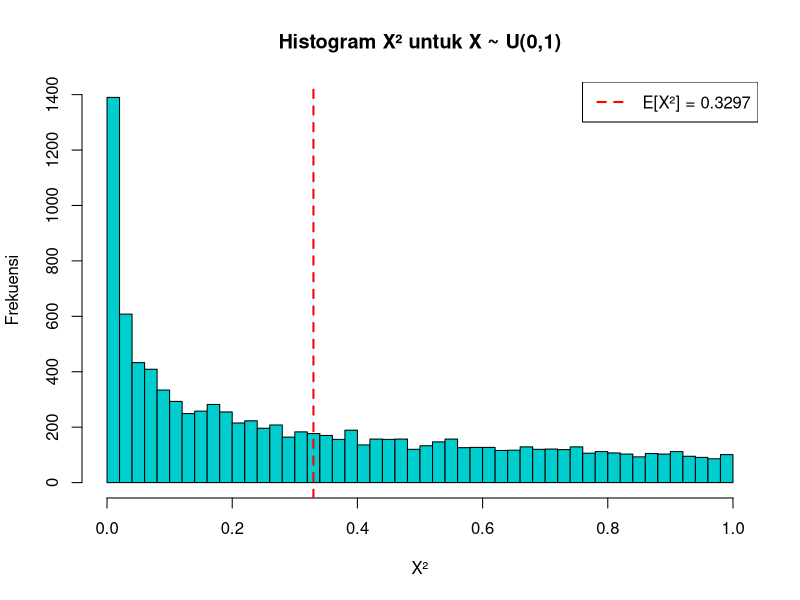
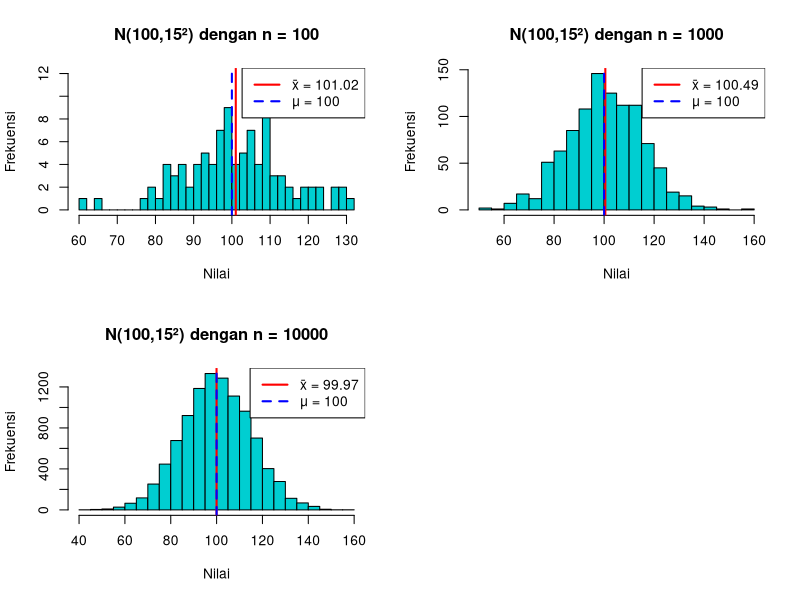
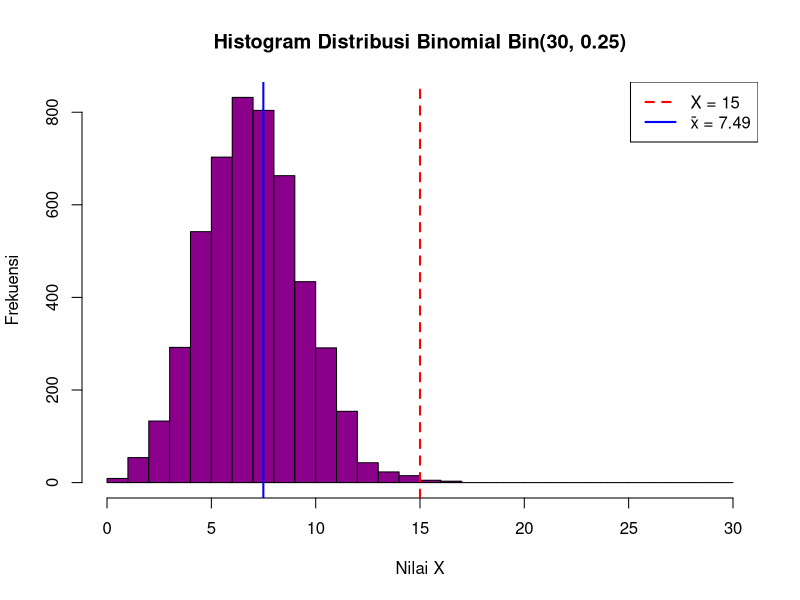
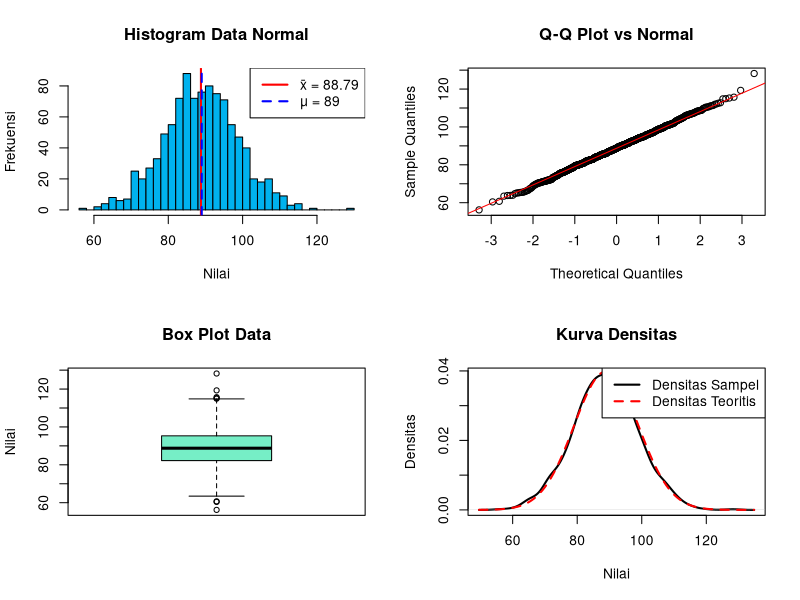
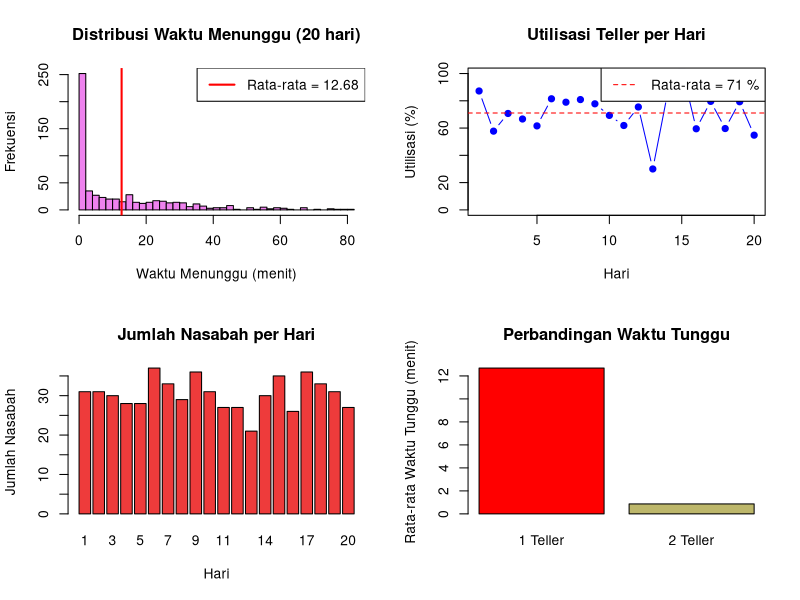
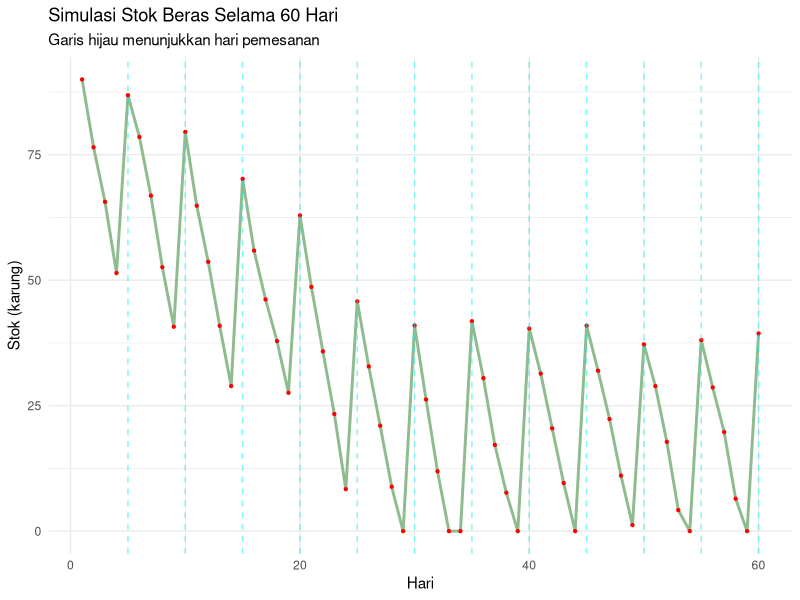
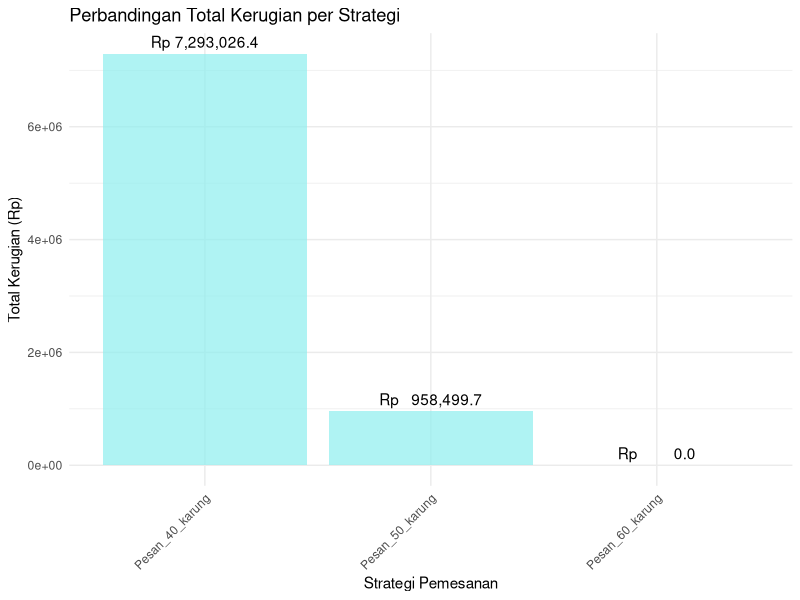
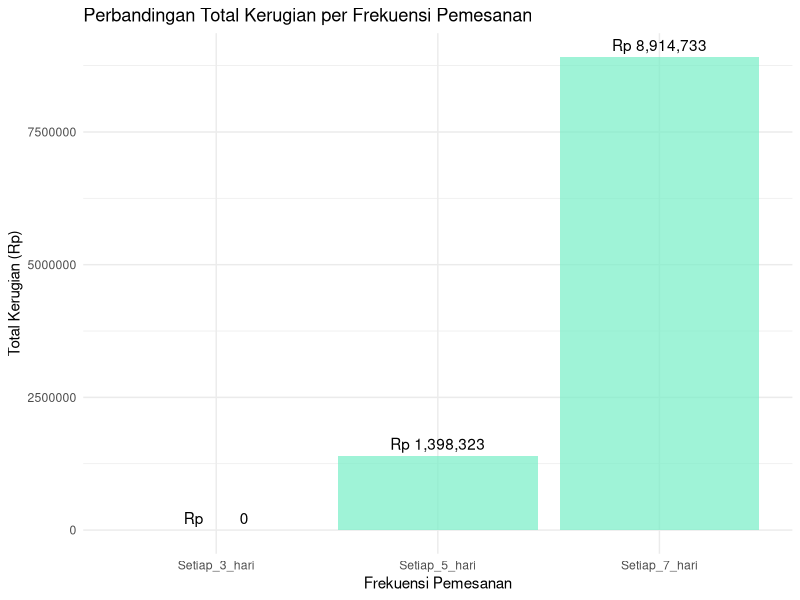

Write R code to recreate these figures, in order.
## ---- chunk 1
knitr::opts_chunk$set(echo = TRUE)
## ---- chunk 2
# Load library yang diperlukan
library(ggplot2)
library(dplyr)
library(knitr)

# Set seed untuk reproducibility
set.seed(123)
## ---- chunk 3
# Parameter simulasi
n_sim <- 10000

# Generate 10.000 angka random dari distribusi Uniform(0,1)
x_uniform <- runif(n_sim, min = 0, max = 1)

# Hitung X²
x_squared <- x_uniform^2

# Hitung E[X²] dari simulasi
e_x_squared_sim <- mean(x_squared)

# Nilai teoritis E[X²] untuk U(0,1)
# E[X²] = ∫₀¹ x² dx = [x³/3]₀¹ = 1/3
e_x_squared_theory <- 1/3
## ---- chunk 4
# Tampilkan hasil
cat("HASIL SIMULASI E[X²]:\n")
cat("- Nilai simulasi     :", round(e_x_squared_sim, 6), "\n")
cat("- Nilai teoritis     :", round(e_x_squared_theory, 6), "\n")
cat("- Selisih           :", round(abs(e_x_squared_sim - e_x_squared_theory), 6), "\n")
cat("- Akurasi (%)       :", round((1 - abs(e_x_squared_sim - e_x_squared_theory)/e_x_squared_theory) * 100, 2), "%\n")
## ---- chunk 5
# Plot histogram X²
hist(x_squared, breaks = 50, 
     main = "Histogram X² untuk X ~ U(0,1)", 
     xlab = "X²", ylab = "Frekuensi",
     col = "cyan3", border = "black")
abline(v = e_x_squared_sim, col = "red", lwd = 2, lty = 2)
legend("topright", 
       legend = paste("E[X²] =", round(e_x_squared_sim, 4)), 
       col = "red", lty = 2, lwd = 2)
## ---- chunk 6
# Parameter distribusi
mu <- 100
sigma <- 15
sample_sizes <- c(100, 1000, 10000)

# Inisialisasi tabel hasil
results_normal <- data.frame(
  n = sample_sizes,
  mean_sample = numeric(3),
  sd_sample = numeric(3),
  se_mean = numeric(3),
  error_mean = numeric(3),
  error_sd = numeric(3)
)
## ---- chunk 7
# Set layout untuk plot
par(mfrow = c(2, 2))

for(i in 1:length(sample_sizes)) {
  n <- sample_sizes[i]
  
  # Generate sampel
  sample_data <- rnorm(n, mean = mu, sd = sigma)
  
  # Hitung statistik
  sample_mean <- mean(sample_data)
  sample_sd <- sd(sample_data)
  se_mean <- sample_sd / sqrt(n)
  
  # Hitung error dari nilai teoritis
  error_mean <- abs(sample_mean - mu)
  error_sd <- abs(sample_sd - sigma)
  
  # Simpan hasil
  results_normal[i, "mean_sample"] <- sample_mean
  results_normal[i, "sd_sample"] <- sample_sd
  results_normal[i, "se_mean"] <- se_mean
  results_normal[i, "error_mean"] <- error_mean
  results_normal[i, "error_sd"] <- error_sd
  
  # Plot histogram
  hist(sample_data, breaks = 30, 
       main = paste("N(100,15²) dengan n =", n),
       xlab = "Nilai", ylab = "Frekuensi",
       col = "darkturquoise", border = "black")
  abline(v = sample_mean, col = "red", lwd = 2)
  abline(v = mu, col = "blue", lwd = 2, lty = 2)
  legend("topright", 
         legend = c(paste("x̄ =", round(sample_mean, 2)), 
                   paste("μ =", mu)),
         col = c("red", "blue"), lty = c(1, 2), lwd = 2)
}

par(mfrow = c(1, 1))
## ---- chunk 8
# Tampilkan tabel hasil
cat("RINGKASAN HASIL SIMULASI NORMAL:\n")
print(kable(results_normal, digits = 4, 
           col.names = c("n", "x̄", "s", "SE(x̄)", "Error x̄", "Error s")))

cat("\nANALISIS LAW OF LARGE NUMBERS:\n")
for(i in 1:3) {
  cat("- n =", sample_sizes[i], 
      ": Error rata-rata =", round(results_normal[i, "error_mean"], 4),
      ", Error SD =", round(results_normal[i, "error_sd"], 4), "\n")
}
## ---- chunk 9
# Parameter distribusi binomial
n_trials <- 30
prob_success <- 0.25
n_simulations <- 5000

# Generate sampel dari distribusi binomial
binomial_samples <- rbinom(n_simulations, size = n_trials, prob = prob_success)
## ---- chunk 10
# Simulasi distribusi Binomial Bin(30, 0.25)
n_trials <- 30
prob_success <- 0.25
n_simulations <- 5000

# Generate sampel dari distribusi binomial
binomial_samples <- rbinom(n_simulations, size = n_trials, prob = prob_success)

# Hitung P(X ≥ 15) dari simulasi
prob_x_geq_15_sim <- mean(binomial_samples >= 15)

# Hitung nilai teoritis P(X ≥ 15)
prob_x_geq_15_theory <- 1 - pbinom(14, size = n_trials, prob = prob_success)

# Statistik deskriptif
mean_binomial <- mean(binomial_samples)
var_binomial <- var(binomial_samples)
sd_binomial <- sd(binomial_samples)

# Nilai teoritis
mean_theory <- n_trials * prob_success
var_theory <- n_trials * prob_success * (1 - prob_success)

cat("Hasil Simulasi Distribusi Binomial Bin(30, 0.25):\n")
cat("Jumlah simulasi:", n_simulations, "\n\n")

cat("Statistik Sampel:\n")
cat("Rata-rata:", round(mean_binomial, 4), "(Teoritis:", mean_theory, ")\n")
cat("Varians:", round(var_binomial, 4), "(Teoritis:", round(var_theory, 4), ")\n")
cat("Simpangan baku:", round(sd_binomial, 4), "(Teoritis:", round(sqrt(var_theory), 4), ")\n\n")

cat("Estimasi Probabilitas:\n")
cat("P(X ≥ 15) simulasi:", round(prob_x_geq_15_sim, 6), "\n")
cat("P(X ≥ 15) teoritis:", round(prob_x_geq_15_theory, 6), "\n")
cat("Selisih:", round(abs(prob_x_geq_15_sim - prob_x_geq_15_theory), 6), "\n")

# Plot histogram
hist(binomial_samples, breaks = 0:30, 
     main = "Histogram Distribusi Binomial Bin(30, 0.25)",
     xlab = "Nilai X", ylab = "Frekuensi",
     col = "darkmagenta", border = "black")
abline(v = 15, col = "red", lwd = 2, lty = 2)
abline(v = mean_binomial, col = "blue", lwd = 2)
legend("topright", 
       legend = c("X = 15", paste("x̄ =", round(mean_binomial, 2))),
       col = c("red", "blue"), lty = c(2, 1), lwd = 2)

# Tabel probabilitas untuk beberapa nilai
prob_table <- data.frame(
  X = 10:20,
  P_X_eq = dbinom(10:20, size = n_trials, prob = prob_success),
  P_X_leq = pbinom(10:20, size = n_trials, prob = prob_success),
  P_X_geq = 1 - pbinom(9:19, size = n_trials, prob = prob_success)
)

cat("\nTabel Probabilitas Teoritis untuk beberapa nilai:\n")
print(kable(prob_table, digits = 6, 
           col.names = c("X", "P(X=x)", "P(X≤x)", "P(X≥x)")))
## ---- chunk 11
# Function untuk menghitung simpangan baku
calculate_std_dev <- function(x) {
  n <- length(x)
  if(n <= 1) {
    stop("Sampel harus memiliki lebih dari 1 observasi")
  }
  
  # Hitung rata-rata
  x_bar <- mean(x)
  
  # Hitung sum of squares
  sum_squares <- sum((x - x_bar)^2)
  
  # Hitung simpangan baku sampel
  s <- sqrt(sum_squares / (n - 1))
  
  return(s)
}
## ---- chunk 12
# Parameter data
n_data <- 1000
mean_given <- 89
sd_given <- 10

# Generate data normal
normal_data <- rnorm(n_data, mean = mean_given, sd = sd_given)

# Hitung simpangan baku
s_custom <- calculate_std_dev(normal_data)
s_builtin <- sd(normal_data)

# Statistik deskriptif
mean_data <- mean(normal_data)
median_data <- median(normal_data)
var_data <- var(normal_data)
## ---- chunk 13
cat("HASIL ANALISIS DATA NORMAL (n=1000, μ=89, σ=10):\n")
cat("Parameter teoritis: μ =", mean_given, ", σ =", sd_given, "\n\n")

cat("STATISTIK SAMPEL:\n")
cat("- Rata-rata    : ", round(mean_data, 4), "\n")
cat("- Median       : ", round(median_data, 4), "\n")
cat("- Varians      : ", round(var_data, 4), "\n\n")

cat("PERBANDINGAN SIMPANGAN BAKU:\n")
cat("- Function custom     : ", round(s_custom, 6), "\n")
cat("- Function R built-in : ", round(s_builtin, 6), "\n")
cat("- Selisih            : ", round(abs(s_custom - s_builtin), 10), "\n")
cat("- Parameter teoritis  : ", sd_given, "\n")
cat("- Validasi function   : ", ifelse(abs(s_custom - s_builtin) < 1e-10, "✓ BENAR", "✗ ERROR"), "\n")
## ---- chunk 14
# Setup plot
par(mfrow = c(2, 2))

# 1. Histogram
hist(normal_data, breaks = 40, 
     main = "Histogram Data Normal",
     xlab = "Nilai", ylab = "Frekuensi",
     col = "deepskyblue2", border = "black")
abline(v = mean_data, col = "red", lwd = 2)
abline(v = mean_given, col = "blue", lwd = 2, lty = 2)
legend("topright", 
       legend = c(paste("x̄ =", round(mean_data, 2)), 
                 paste("μ =", mean_given)),
       col = c("red", "blue"), lty = c(1, 2), lwd = 2)

# 2. Q-Q plot
qqnorm(normal_data, main = "Q-Q Plot vs Normal")
qqline(normal_data, col = "red")

# 3. Box plot
boxplot(normal_data, main = "Box Plot Data", 
        ylab = "Nilai", col = "aquamarine2")

# 4. Density plot
plot(density(normal_data), main = "Kurva Densitas",
     xlab = "Nilai", ylab = "Densitas", lwd = 2)
curve(dnorm(x, mean = mean_given, sd = sd_given), 
      add = TRUE, col = "red", lwd = 2, lty = 2)
legend("topright", 
       legend = c("Densitas Sampel", "Densitas Teoritis"),
       col = c("black", "red"), lty = c(1, 2), lwd = 2)

par(mfrow = c(1, 1))

# Test normalitas
shapiro_test <- shapiro.test(normal_data)
cat("\nTEST NORMALITAS (Shapiro-Wilk):\n")
cat("- W statistic  : ", round(shapiro_test$statistic, 6), "\n")
cat("- p-value      : ", format(shapiro_test$p.value, scientific = TRUE), "\n")
cat("- Kesimpulan   : ", ifelse(shapiro_test$p.value > 0.05, 
                                "Data mengikuti distribusi normal (α = 0.05)", 
                                "Data tidak mengikuti distribusi normal (α = 0.05)"), "\n")
## ---- chunk 15
# Simulasi Sistem Antrian Bank
library(ggplot2)
library(dplyr)
library(knitr)

# Set seed untuk reproducibility
set.seed(123)

# Parameter sistem antrian
lambda_arrival <- 5/60  # 5 orang per jam = 5/60 per menit
mu_service <- 1/8       # rata-rata 8 menit per pelayanan = 1/8 per menit
bank_hours <- 6 * 60    # 6 jam = 360 menit
num_days <- 20          # simulasi 20 hari kerja

# Function untuk simulasi antrian satu hari
simulate_bank_queue <- function(lambda, mu, total_time) {
  # Generate waktu kedatangan (Poisson process)
  arrival_times <- c()
  current_time <- 0
  
  while(current_time < total_time) {
    # Waktu antar kedatangan (Exponential dengan rate lambda)
    inter_arrival <- rexp(1, lambda)
    current_time <- current_time + inter_arrival
    if(current_time <= total_time) {
      arrival_times <- c(arrival_times, current_time)
    }
  }
  
  if(length(arrival_times) == 0) {
    return(list(
      num_customers = 0,
      waiting_times = numeric(0),
      service_times = numeric(0),
      total_waiting_time = 0,
      avg_waiting_time = 0,
      max_queue_length = 0,
      server_busy_time = 0,
      utilization = 0
    ))
  }
  
  num_customers <- length(arrival_times)
  
  # Generate waktu pelayanan (Exponential dengan rate mu)
  service_times <- rexp(num_customers, mu)
  
  # Simulasi proses antrian
  departure_times <- numeric(num_customers)
  waiting_times <- numeric(num_customers)
  queue_lengths <- numeric(num_customers)
  
  # Nasabah pertama
  departure_times[1] <- arrival_times[1] + service_times[1]
  waiting_times[1] <- 0
  queue_lengths[1] <- 1
  
  # Nasabah selanjutnya
  for(i in 2:num_customers) {
    # Waktu mulai dilayani = max(waktu datang, waktu selesai nasabah sebelumnya)
    service_start <- max(arrival_times[i], departure_times[i-1])
    waiting_times[i] <- max(0, departure_times[i-1] - arrival_times[i])
    departure_times[i] <- service_start + service_times[i]
    
    # Hitung panjang antrian saat nasabah i datang
    queue_lengths[i] <- sum(departure_times[1:(i-1)] > arrival_times[i]) + 1
  }
  
  # Statistik hasil
  total_waiting_time <- sum(waiting_times)
  avg_waiting_time <- mean(waiting_times)
  max_queue_length <- max(queue_lengths)
  server_busy_time <- sum(service_times)
  utilization <- server_busy_time / total_time * 100
  
  return(list(
    num_customers = num_customers,
    arrival_times = arrival_times,
    service_times = service_times,
    waiting_times = waiting_times,
    departure_times = departure_times,
    queue_lengths = queue_lengths,
    total_waiting_time = total_waiting_time,
    avg_waiting_time = avg_waiting_time,
    max_queue_length = max_queue_length,
    server_busy_time = server_busy_time,
    utilization = utilization
  ))
}

# (a) Simulasi antrian selama 20 hari kerja
cat("=== SIMULASI ANTRIAN BANK SELAMA 20 HARI ===\n\n")

# Inisialisasi hasil simulasi
daily_results <- list()
summary_stats <- data.frame(
  Hari = 1:num_days,
  Jumlah_Nasabah = numeric(num_days),
  Rata_Rata_Menunggu = numeric(num_days),
  Waktu_Menunggu_Total = numeric(num_days),
  Panjang_Antrian_Max = numeric(num_days),
  Utilisasi_Teller = numeric(num_days)
)

# Jalankan simulasi untuk setiap hari
for(day in 1:num_days) {
  result <- simulate_bank_queue(lambda_arrival, mu_service, bank_hours)
  daily_results[[day]] <- result
  
  summary_stats[day, "Jumlah_Nasabah"] <- result$num_customers
  summary_stats[day, "Rata_Rata_Menunggu"] <- result$avg_waiting_time
  summary_stats[day, "Waktu_Menunggu_Total"] <- result$total_waiting_time
  summary_stats[day, "Panjang_Antrian_Max"] <- result$max_queue_length
  summary_stats[day, "Utilisasi_Teller"] <- result$utilization
}

# Tampilkan tabel hasil harian
cat("Tabel Hasil Simulasi Harian:\n")
print(kable(summary_stats, digits = 2, 
           col.names = c("Hari", "Jml Nasabah", "Rata² Tunggu (mnt)", 
                        "Total Tunggu (mnt)", "Max Antrian", "Utilisasi (%)")))

# (b) Rata-rata lama nasabah menunggu
overall_waiting_times <- unlist(lapply(daily_results, function(x) x$waiting_times))
avg_waiting_overall <- mean(overall_waiting_times)

cat("\n=== ANALISIS WAKTU MENUNGGU ===\n")
cat("Rata-rata lama nasabah menunggu:", round(avg_waiting_overall, 2), "menit\n")
cat("Median waktu menunggu:", round(median(overall_waiting_times), 2), "menit\n")
cat("Std deviasi waktu menunggu:", round(sd(overall_waiting_times), 2), "menit\n")
cat("Waktu menunggu maksimum:", round(max(overall_waiting_times), 2), "menit\n")

# (c) Persentase waktu teller sibuk bekerja
avg_utilization <- mean(summary_stats$Utilisasi_Teller)
cat("\n=== ANALISIS UTILISASI TELLER ===\n")
cat("Rata-rata persentase waktu teller sibuk:", round(avg_utilization, 2), "%\n")
cat("Utilisasi minimum:", round(min(summary_stats$Utilisasi_Teller), 2), "%\n")
cat("Utilisasi maksimum:", round(max(summary_stats$Utilisasi_Teller), 2), "%\n")

# (d) Perbandingan efisiensi 1 vs 2 teller
cat("\n=== PERBANDINGAN 1 TELLER vs 2 TELLER ===\n")

# Simulasi dengan 2 teller (simplified model)
simulate_two_tellers <- function(lambda, mu, total_time) {
  # Generate kedatangan
  arrival_times <- c()
  current_time <- 0
  
  while(current_time < total_time) {
    inter_arrival <- rexp(1, lambda)
    current_time <- current_time + inter_arrival
    if(current_time <= total_time) {
      arrival_times <- c(arrival_times, current_time)
    }
  }
  
  if(length(arrival_times) == 0) {
    return(list(avg_waiting_time = 0, utilization = 0))
  }
  
  num_customers <- length(arrival_times)
  service_times <- rexp(num_customers, mu)
  
  # Simulasi 2 teller (pilih yang lebih cepat selesai)
  teller1_free <- 0
  teller2_free <- 0
  waiting_times <- numeric(num_customers)
  
  for(i in 1:num_customers) {
    # Pilih teller yang lebih cepat tersedia
    if(teller1_free <= teller2_free) {
      waiting_times[i] <- max(0, teller1_free - arrival_times[i])
      teller1_free <- max(arrival_times[i], teller1_free) + service_times[i]
    } else {
      waiting_times[i] <- max(0, teller2_free - arrival_times[i])
      teller2_free <- max(arrival_times[i], teller2_free) + service_times[i]
    }
  }
  
  total_service_time <- sum(service_times)
  utilization <- (total_service_time / 2) / total_time * 100  # 2 teller
  
  return(list(
    avg_waiting_time = mean(waiting_times),
    utilization = utilization
  ))
}

# Simulasi perbandingan
comparison_results <- data.frame(
  Skenario = c("1 Teller", "2 Teller"),
  Rata_Tunggu = numeric(2),
  Utilisasi = numeric(2)
)

# 1 Teller (dari hasil sebelumnya)
comparison_results[1, "Rata_Tunggu"] <- avg_waiting_overall
comparison_results[1, "Utilisasi"] <- avg_utilization

# 2 Teller
two_teller_results <- replicate(num_days, 
  simulate_two_tellers(lambda_arrival, mu_service, bank_hours), 
  simplify = FALSE)

avg_wait_2teller <- mean(sapply(two_teller_results, function(x) x$avg_waiting_time))
avg_util_2teller <- mean(sapply(two_teller_results, function(x) x$utilization))

comparison_results[2, "Rata_Tunggu"] <- avg_wait_2teller
comparison_results[2, "Utilisasi"] <- avg_util_2teller

print(kable(comparison_results, digits = 2,
           col.names = c("Skenario", "Rata² Tunggu (menit)", "Utilisasi (%)")))

# Analisis efisiensi
improvement_wait <- (avg_waiting_overall - avg_wait_2teller) / avg_waiting_overall * 100
cat("\nPerbaikan waktu tunggu dengan 2 teller:", round(improvement_wait, 1), "%\n")

if(improvement_wait > 30) {
  cat("Rekomendasi: Menambah 1 teller akan SANGAT EFISIEN\n")
} else if(improvement_wait > 15) {
  cat("Rekomendasi: Menambah 1 teller cukup efisien\n")
} else {
  cat("Rekomendasi: Menambah teller mungkin tidak terlalu diperlukan\n")
}

# (e) Grafik panjang antrian sepanjang hari
cat("\n=== VISUALISASI HASIL SIMULASI ===\n")

# Pilih hari dengan aktivitas tinggi untuk visualisasi
busy_day <- which.max(summary_stats$Jumlah_Nasabah)
busy_day_data <- daily_results[[busy_day]]

# Plot 1: Histogram waktu menunggu
par(mfrow = c(2, 2))

hist(overall_waiting_times, breaks = 30, 
     main = "Distribusi Waktu Menunggu (20 hari)",
     xlab = "Waktu Menunggu (menit)", ylab = "Frekuensi",
     col = "violet", border = "black")
abline(v = avg_waiting_overall, col = "red", lwd = 2)
legend("topright", legend = paste("Rata-rata =", round(avg_waiting_overall, 2)), 
       col = "red", lwd = 2)

# Plot 2: Utilisasi teller per hari
plot(1:num_days, summary_stats$Utilisasi_Teller, 
     type = "b", pch = 19, col = "blue",
     main = "Utilisasi Teller per Hari",
     xlab = "Hari", ylab = "Utilisasi (%)",
     ylim = c(0, 100))
abline(h = avg_utilization, col = "red", lty = 2)
legend("topright", legend = paste("Rata-rata =", round(avg_utilization, 1), "%"), 
       col = "red", lty = 2)

# Plot 3: Jumlah nasabah per hari
barplot(summary_stats$Jumlah_Nasabah, 
        names.arg = 1:num_days,
        main = "Jumlah Nasabah per Hari",
        xlab = "Hari", ylab = "Jumlah Nasabah",
        col = "brown2", border = "black")

# Plot 4: Perbandingan 1 vs 2 teller
barplot(comparison_results$Rata_Tunggu, 
        names.arg = comparison_results$Skenario,
        main = "Perbandingan Waktu Tunggu",
        ylab = "Rata-rata Waktu Tunggu (menit)",
        col = c("red", "darkkhaki"), border = "black")

par(mfrow = c(1, 1))

# Analisis teoritis vs simulasi
cat("\n=== PERBANDINGAN TEORITIS vs SIMULASI ===\n")

# Teori antrian M/M/1
rho_theory <- lambda_arrival / mu_service  # Traffic intensity
avg_customers_theory <- rho_theory / (1 - rho_theory)  # L
avg_wait_theory <- rho_theory / (mu_service * (1 - rho_theory))  # Wq

cat("Traffic Intensity (ρ):", round(rho_theory, 3), "\n")
cat("Rata-rata jumlah nasabah dalam sistem (teoritis):", round(avg_customers_theory, 2), "\n")
cat("Rata-rata waktu menunggu (teoritis):", round(avg_wait_theory, 2), "menit\n")
cat("Rata-rata waktu menunggu (simulasi):", round(avg_waiting_overall, 2), "menit\n")
cat("Selisih teoritis vs simulasi:", round(abs(avg_wait_theory - avg_waiting_overall), 2), "menit\n")

if(rho_theory >= 0.9) {
  cat("\nPERINGATAN: Sistem mendekati tidak stabil (ρ ≥ 0.9)\n")
} else if(rho_theory >= 0.7) {
  cat("\nSistem cukup sibuk (ρ ≥ 0.7) - pertimbangkan menambah teller\n")
} else {
  cat("\nSistem dalam kondisi normal (ρ < 0.7)\n")
}

# Summary dan rekomendasi
cat("\n" %+% rep("=", 60) %+% "\n")
cat("RINGKASAN dan REKOMENDASI:\n")
cat(rep("=", 60) %+% "\n\n")

cat("1. KONDISI SAAT INI (1 Teller):\n")
cat("   - Rata-rata", round(mean(summary_stats$Jumlah_Nasabah), 1), "nasabah per hari\n")
cat("   - Waktu tunggu rata-rata:", round(avg_waiting_overall, 1), "menit\n")
cat("   - Utilisasi teller:", round(avg_utilization, 1), "%\n\n")

cat("2. DENGAN 2 TELLER:\n")
cat("   - Waktu tunggu akan berkurang", round(improvement_wait, 1), "%\n")
cat("   - Utilisasi per teller akan lebih optimal\n\n")

cat("3. REKOMENDASI OPERASIONAL:\n")
if(avg_waiting_overall > 10) {
  cat("   - Pertimbangkan menambah 1 teller (waktu tunggu > 10 menit)\n")
}
if(avg_utilization > 80) {
  cat("   - Teller sangat sibuk, risiko kelelahan tinggi\n")
}
if(max(summary_stats$Panjang_Antrian_Max) > 5) {
  cat("   - Antrian panjang dapat mengurangi kepuasan nasabah\n")
}
cat("   - Monitor jam sibuk untuk penjadwalan staff yang optimal\n")
## ---- chunk 16
# Load required libraries
library(ggplot2)
library(dplyr)
library(knitr)
library(gridExtra)

# Set seed untuk reproducibility
set.seed(123)
## ---- chunk 17
# Parameter simulasi
initial_stock <- 100
order_quantity <- 50
order_interval <- 5
loss_per_karung <- 50000
simulation_days <- 60

# Fungsi simulasi
simulate_store <- function(days = 60) {
  # Inisialisasi
  stock <- initial_stock
  daily_demand <- runif(days, min = 8, max = 15)
  daily_sales <- numeric(days)
  daily_stock <- numeric(days)
  daily_shortage <- numeric(days)
  daily_loss <- numeric(days)
  order_days <- seq(5, days, by = 5)
  
  for (day in 1:days) {
    # Cek apakah hari pemesanan
    if (day %in% order_days) {
      stock <- stock + order_quantity
    }
    
    # Permintaan hari ini
    demand <- daily_demand[day]
    
    # Penjualan aktual
    if (stock >= demand) {
      sales <- demand
      shortage <- 0
    } else {
      sales <- stock
      shortage <- demand - stock
    }
    
    # Update stok
    stock <- stock - sales
    
    # Simpan data
    daily_sales[day] <- sales
    daily_stock[day] <- stock
    daily_shortage[day] <- shortage
    daily_loss[day] <- shortage * loss_per_karung
  }
  
  return(data.frame(
    day = 1:days,
    demand = daily_demand,
    sales = daily_sales,
    stock = daily_stock,
    shortage = daily_shortage,
    loss = daily_loss
  ))
}

# Jalankan simulasi
simulation_result <- simulate_store(60)

# Debug: cek apakah data frame terbuat dengan benar
cat("Dimensi data frame:", dim(simulation_result), "\n")
cat("Nama kolom:", names(simulation_result), "\n")
cat("Beberapa baris pertama:\n")

# Tampilkan 10 hari pertama dengan format yang lebih jelas
cat("=== HASIL SIMULASI 10 HARI PERTAMA ===\n")
for(i in 1:min(10, nrow(simulation_result))) {
  cat(sprintf("Hari %2d: Permintaan=%.1f, Penjualan=%.1f, Stok=%.1f, Kekurangan=%.1f, Kerugian=Rp%.0f\n",
              simulation_result$day[i],
              simulation_result$demand[i],
              simulation_result$sales[i],
              simulation_result$stock[i],
              simulation_result$shortage[i],
              simulation_result$loss[i]))
}
## ---- chunk 18
# Grafik stok beras selama 60 hari
cat("\n=== MEMBUAT GRAFIK STOK ===\n")
p1 <- ggplot(simulation_result, aes(x = day, y = stock)) +
  geom_line(color = "darkseagreen", size = 1) +
  geom_point(color = "red", size = 0.8) +
  geom_vline(xintercept = seq(5, 60, by = 5), linetype = "dashed", alpha = 0.5, color = "cyan2") +
  labs(title = "Simulasi Stok Beras Selama 60 Hari",
       x = "Hari",
       y = "Stok (karung)",
       subtitle = "Garis hijau menunjukkan hari pemesanan") +
  theme_minimal()

print(p1)

# Statistik deskriptif stok
cat("\n=== STATISTIK STOK ===\n")
stock_stats <- summary(simulation_result$stock)
print(stock_stats)
cat("Stok minimum:", min(simulation_result$stock), "karung\n")
cat("Stok maksimum:", max(simulation_result$stock), "karung\n")
cat("Stok rata-rata:", round(mean(simulation_result$stock), 2), "karung\n")
## ---- chunk 19
# Hitung berapa kali kehabisan stok
shortage_days <- sum(simulation_result$shortage > 0)
shortage_events <- rle(simulation_result$shortage > 0)
shortage_periods <- sum(shortage_events$values)

cat("\n=== ANALISIS KEHABISAN STOK ===\n")
cat("Jumlah hari kehabisan stok:", shortage_days, "hari\n")
cat("Jumlah periode kehabisan stok:", shortage_periods, "periode\n")
cat("Persentase hari kehabisan stok:", round(shortage_days/60*100, 1), "%\n")

# Detail hari-hari kehabisan stok
shortage_details <- simulation_result[simulation_result$shortage > 0, ]
if(nrow(shortage_details) > 0) {
  cat("\n=== DETAIL HARI-HARI KEHABISAN STOK ===\n")
  for(i in 1:nrow(shortage_details)) {
    cat(sprintf("Hari %2d: Permintaan=%.1f, Kekurangan=%.1f, Kerugian=Rp%.0f\n",
                shortage_details$day[i],
                shortage_details$demand[i],
                shortage_details$shortage[i],
                shortage_details$loss[i]))
  }
} else {
  cat("Tidak ada hari kehabisan stok dalam simulasi ini.\n")
}
## ---- chunk 20
# Fungsi untuk menguji strategi berbeda
test_strategy <- function(order_qty, days = 60) {
  stock <- initial_stock
  daily_demand <- runif(days, min = 8, max = 15)
  total_shortage <- 0
  total_loss <- 0
  shortage_days <- 0
  
  for (day in 1:days) {
    if (day %% 5 == 0) {
      stock <- stock + order_qty
    }
    
    demand <- daily_demand[day]
    
    if (stock >= demand) {
      stock <- stock - demand
    } else {
      shortage <- demand - stock
      total_shortage <- total_shortage + shortage
      total_loss <- total_loss + (shortage * loss_per_karung)
      shortage_days <- shortage_days + 1
      stock <- 0
    }
  }
  
  return(list(
    order_quantity = order_qty,
    total_shortage = total_shortage,
    total_loss = total_loss,
    shortage_days = shortage_days,
    avg_shortage_per_day = total_shortage / days
  ))
}

# Test berbagai strategi
strategies <- c(40, 50, 60)
strategy_results <- lapply(strategies, test_strategy)

# Buat dataframe untuk perbandingan
strategy_df <- data.frame(
  Strategi = paste0("Pesan_", strategies, "_karung"),
  Total_Kekurangan = sapply(strategy_results, function(x) round(x$total_shortage, 2)),
  Hari_Kehabisan = sapply(strategy_results, function(x) x$shortage_days),
  Total_Kerugian = sapply(strategy_results, function(x) x$total_loss),
  Rata2_Kekurangan = sapply(strategy_results, function(x) round(x$avg_shortage_per_day, 2))
)

# Visualisasi perbandingan strategi
p2 <- ggplot(strategy_df, aes(x = Strategi, y = Total_Kerugian)) +
  geom_col(fill = "darkslategray2", alpha = 0.7) +
  geom_text(aes(label = paste0("Rp ", format(Total_Kerugian, big.mark = ","))), 
            vjust = -0.5) +
  labs(title = "Perbandingan Total Kerugian per Strategi",
       x = "Strategi Pemesanan",
       y = "Total Kerugian (Rp)") +
  theme_minimal() +
  theme(axis.text.x = element_text(angle = 45, hjust = 1))

print(p2)
## ---- chunk 21
# Fungsi untuk menguji frekuensi pemesanan berbeda
test_frequency <- function(order_interval, days = 60) {
  stock <- initial_stock
  daily_demand <- runif(days, min = 8, max = 15)
  total_shortage <- 0
  total_loss <- 0
  shortage_days <- 0
  total_orders <- 0
  
  for (day in 1:days) {
    if (day %% order_interval == 0) {
      stock <- stock + order_quantity
      total_orders <- total_orders + 1
    }
    
    demand <- daily_demand[day]
    
    if (stock >= demand) {
      stock <- stock - demand
    } else {
      shortage <- demand - stock
      total_shortage <- total_shortage + shortage
      total_loss <- total_loss + (shortage * loss_per_karung)
      shortage_days <- shortage_days + 1
      stock <- 0
    }
  }
  
  return(list(
    order_interval = order_interval,
    total_orders = total_orders,
    total_shortage = total_shortage,
    total_loss = total_loss,
    shortage_days = shortage_days
  ))
}

# Test berbagai frekuensi
frequencies <- c(3, 5, 7)
frequency_results <- lapply(frequencies, test_frequency)

# Buat dataframe untuk perbandingan
frequency_df <- data.frame(
  Frekuensi = paste0("Setiap_", frequencies, "_hari"),
  Total_Pemesanan = sapply(frequency_results, function(x) x$total_orders),
  Hari_Kehabisan = sapply(frequency_results, function(x) x$shortage_days),
  Total_Kerugian = sapply(frequency_results, function(x) x$total_loss),
  Total_Kekurangan = sapply(frequency_results, function(x) round(x$total_shortage, 2))
)

# Visualisasi perbandingan frekuensi
p3 <- ggplot(frequency_df, aes(x = Frekuensi, y = Total_Kerugian)) +
  geom_col(fill = "aquamarine2", alpha = 0.7) +
  geom_text(aes(label = paste0("Rp ", format(Total_Kerugian, big.mark = ","))), 
            vjust = -0.5) +
  labs(title = "Perbandingan Total Kerugian per Frekuensi Pemesanan",
       x = "Frekuensi Pemesanan",
       y = "Total Kerugian (Rp)") +
  theme_minimal()

print(p3)
## ---- chunk 22
# Grafik komprehensif pergerakan stok
p4 <- ggplot(simulation_result, aes(x = day)) +
  geom_line(aes(y = stock, color = "Stok"), size = 1) +
  geom_line(aes(y = demand, color = "Permintaan"), size = 0.8) +
  geom_point(data = simulation_result[simulation_result$shortage > 0, ], 
             aes(y = 0), color = "red", size = 2, shape = 17) +
  geom_vline(xintercept = seq(5, 60, by = 5), linetype = "dashed", alpha = 0.3) +
  scale_color_manual(values = c("Stok" = "blue", "Permintaan" = "orange")) +
  labs(title = "Pergerakan Stok vs Permintaan Selama 60 Hari",
       x = "Hari",
       y = "Jumlah (karung)",
       color = "Legenda",
       subtitle = "Segitiga merah = hari kehabisan stok, garis vertikal = hari pemesanan") +
  theme_minimal() +
  theme(legend.position = "bottom")

print(p4)

# Summary statistics
total_loss_original <- sum(simulation_result$loss)
total_shortage_original <- sum(simulation_result$shortage)
